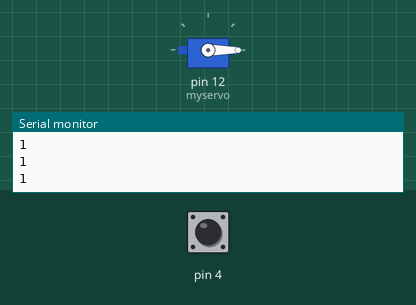
Recording of a sketch running on a simulated Arduino Uno, built with avr-gcc and run on an emulated ATmega328P. On the bench: servo, the last lines printed to the serial monitor. Inputs (shaded band) come from the test bench; at power-on: pin 4 HIGH.

Above: at 1.2 s.
1.3 s: pin 4 pulsed LOW 2 times (0.12 s each, 0.3 s apart)
At 5.3 s:
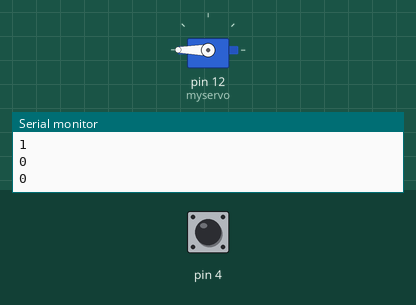
Timing chart, 0 to 10.8 s (numbered marks = the images above; inputs shaded):
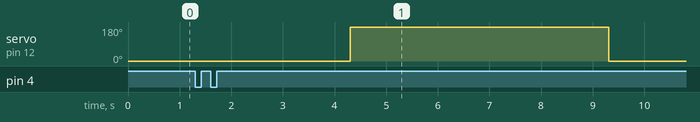

The sketch:

servo_button.ino
```cpp
#include <Servo.h>
Servo myservo;
int b;
void setup() {
  Serial.begin(9600);
  pinMode(4, INPUT);
  myservo.attach(12);
  myservo.write(0);
}
void loop() {
  b = digitalRead(4);
  Serial.println(b);
  if (b == 0) {
    Serial.println(b);
    delay(3000);
    myservo.write(180);
    delay(5000);
    myservo.write(0);
  }
}
```

Measured:
- after the input at 1.3 s, servo on pin 12 (myservo): 0° → 180° after 3.0 s, → 0° 5.0 s later
